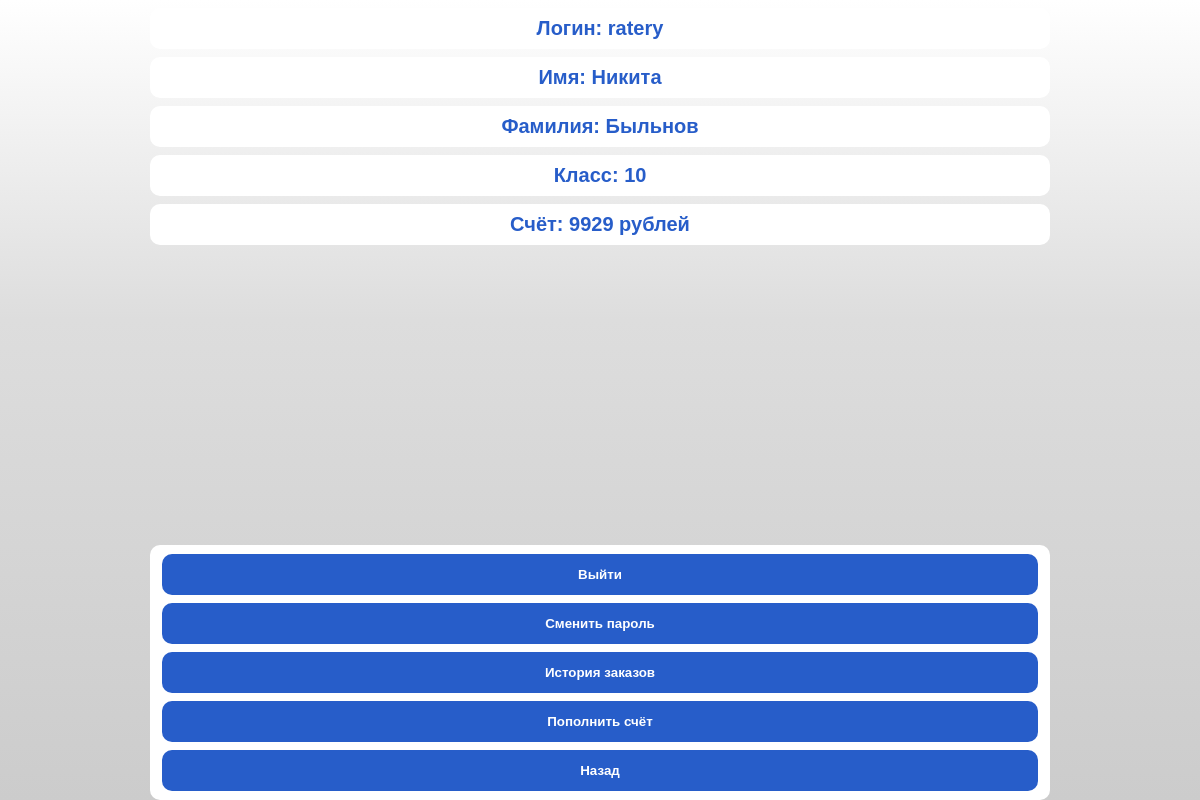
/home/profile (signed in), run on the app's committed database.
### sweater/models.py (models this page shows, shortened)
class User(db.Model, UserMixin):
    id = db.Column("id", db.Integer, primary_key=True)
    login = db.Column("login", db.String(128), unique=True)
    permissions = db.Column("permissions", db.String(16), default="student")
    password = db.Column("password", db.String(256), nullable=False)
    name = db.Column("name", db.String(128))
    surname = db.Column("surname", db.String(128))
    grade = db.Column("grade", db.String(4))
    balance = db.Column("balance", db.Integer, default=0)

### sweater/routes.py (the view)
@app.route("/home/profile")
@login_and_perms_required("student")
def profile():
    return render_template("stud_profile.html", user=current_user)

### sweater/models.py (called while the page is built)
@login_manager.user_loader
def load_user(user_id):
    return User.query.get(user_id)

### sweater/routes.py (called while the page is built)
def login_and_perms_required(perms):
    def wrapper(func):
        @wraps(func)
        def decorated_view(*args, **kwargs):
            if request.method in EXEMPT_METHODS or current_app.config.get("LOGIN_DISABLED"):
                pass
            elif not current_user.is_authenticated:
                return login_manager.unauthorized()
            elif current_user.permissions != perms:
                return login_manager.unauthorized()
            if callable(getattr(current_app, "ensure_sync", None)):
                return current_app.ensure_sync(func)(*args, **kwargs)
            return func(*args, **kwargs)
        return decorated_view
    return wrapper

### sweater/templates/stud_profile.html (shortened to what this page needs)
<!DOCTYPE html>
<html lang="en">
<head>
    <link rel="stylesheet" href="/static/css/style.css">
</head>
<body>
<div class="box">
    <form method="post">
        <div class="container">
            <div class="box1">
                <div class="card">
                    <h1>Логин: {{user.login}}</h1>
                </div>
                <div class="card">
                    <h1>Имя: {{user.name}}</h1>
                </div>
                <div class="card">
                    <h1>Фамилия: {{user.surname}}</h1>
                </div>
                <div class="card">
                    <h1>Класс: {{user.grade}}</h1>
                </div>
                <div class="card">
                    <h1>Счёт: {{user.balance}} рублей</h1>
                </div>
            </div>
            <div class="box-btn">
                <div class="card">
                    <a href="/logout">
                        <button class="btn-card" type="button">Выйти</button>
                    </a>
                    <a href="/change_password">
                        <button class="btn-card" type="button">Сменить пароль</button>
                    </a>
                    <a href="/home/profile/orders-history">
                        <button class="btn-card" type="button">История заказов</button>
                    </a>
                    <a href="/home/profile/add-funds">
                        <button class="btn-card" type="button">Пополнить счёт</button>
                    </a>
                    <a href="/home">
                        <button type="button" class="btn-card">Назад</button>
                    </a>
                </div>
            </div>
        </div>
    </form>
</div>
</body>
</html>

### sweater/static/css/style.css (style rules this page uses)
* { padding: 0; margin: 0; box-sizing: border-box; font-family: 'PT Sans', sans-serif; }
html, body { background-image: linear-gradient(180deg, #fff, #ddd 40%, #ccc); width: 100%; background-attachment: fixed; background-size: 100%; }
.card { display:flex; align-items: center; justifity-content: space-between; text-allign:center; flex-direction: column; background-color: #fff; width: 75vw; border-radius:10px; padding:5px; margin-top: 1vh; }
.box { display: flex; align-items: center; flex-direction: column; box-sizing: content-box; }
.box1 { display: flex; align-items: center; flex-direction: column; justify-content: flex-start; Margin-bottom: 10vh; box-sizing: content-box; }
.box-btn { display: flex; align-items: center; flex-direction: column-reverse; justifity-content: flex-end; height: 100vh; padding: 0 px; box-sizing: content-box; position: fixed; left:0px; bottom:0px; Height:15vh; width:100%; }
.container { display: flex; align-items: center; flex-direction: column; height: 100%; margin-bottom: 20vh; }
.btn-card { border: none; border-radius: 10px; padding: 13px 15px; background: #275dc9; cursor: pointer; font-weight: bold; color: white; Margin-top: 0.5vh; Margin-bottom: 0.5vh; width: 73vw; }
form { width: 100%; max-width: 500px; display: flex; flex-direction: column; gap: 20px; }
form h1 { color: #275dc9; font-size: 20px; margin-bottom: 0.5vh; margin-top: 0.5vh; }
form a { text-decoration: none; color: #275dc9; }

### data on the page
User: login "ratery", name "Никита", surname "Быльнов", grade "10", balance "9929"
